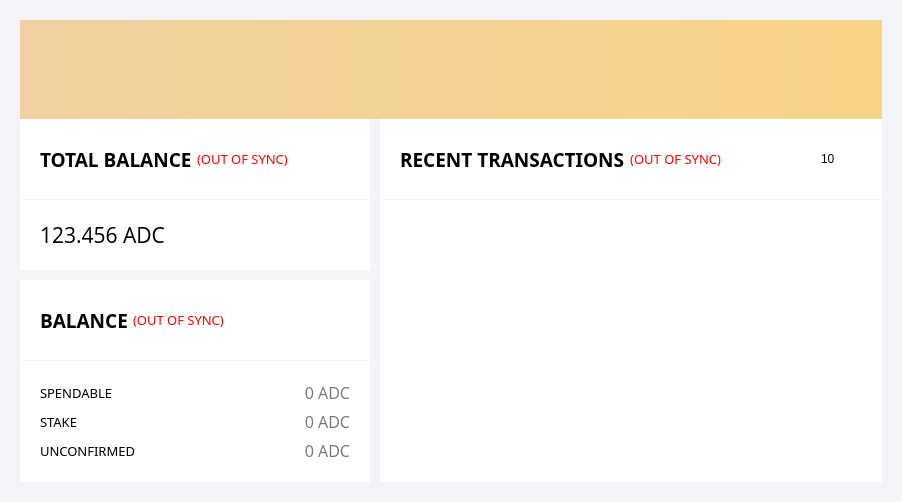
<?xml version="1.0" encoding="UTF-8"?>
<ui version="4.0">
 <class>OverviewPage</class>
 <widget class="QWidget" name="OverviewPage">
  <property name="geometry">
   <rect>
    <x>0</x>
    <y>0</y>
    <width>902</width>
    <height>502</height>
   </rect>
  </property>
  <property name="windowTitle">
   <string>Form</string>
  </property>
  <property name="styleSheet">
   <string notr="true">#OverviewPage { background-color: #f3f4f7; }

QComboBox {
	border: none;
	border-bottom: 2px solid #3cb0e5;
	padding: 0;
	background: white;
	outline: none;
} 

QComboBox {
	border: none;
	padding-right: 5px;
	text-align: right;
}

QComboBox:editable {
	background: white;
}

QComboBox:on {
	padding-top: 3px;
	padding-left: 4px;
	padding-right: 15px;
}

QComboBox::drop-down {
	subcontrol-origin: padding;
	subcontrol-position: top right;
	width: 15px;
	border: none;
}

QComboBox::down-arrow {
	image: url(:/icons/material/black/arrow_down);
}

QComboBox::down-arrow:on {
	image: url(:/icons/material/black/arrow_up);
}</string>
  </property>
  <layout class="QVBoxLayout" name="topLayout" stretch="1,0">
   <property name="spacing">
    <number>0</number>
   </property>
   <property name="leftMargin">
    <number>20</number>
   </property>
   <property name="topMargin">
    <number>20</number>
   </property>
   <property name="rightMargin">
    <number>20</number>
   </property>
   <property name="bottomMargin">
    <number>20</number>
   </property>
   <item>
    <widget class="QLabel" name="labelAlerts">
     <property name="visible">
      <bool>false</bool>
     </property>
     <property name="styleSheet">
      <string notr="true">background-color: qlineargradient(x1: 0, y1: 0, x2: 1, y2: 0, stop:0 #F0D0A0, stop:1 #F8D488);  color:#000000
</string>
     </property>
     <property name="wordWrap">
      <bool>true</bool>
     </property>
     <property name="margin">
      <number>3</number>
     </property>
    </widget>
   </item>
   <item>
    <layout class="QHBoxLayout" name="mainLayout" stretch="2,0">
     <property name="spacing">
      <number>10</number>
     </property>
     <item>
      <widget class="QWidget" name="leftPane" native="true">
       <property name="minimumSize">
        <size>
         <width>350</width>
         <height>0</height>
        </size>
       </property>
       <property name="maximumSize">
        <size>
         <width>350</width>
         <height>16777215</height>
        </size>
       </property>
       <layout class="QVBoxLayout" name="leftPaneLayout" stretch="0,1">
        <property name="spacing">
         <number>10</number>
        </property>
        <property name="leftMargin">
         <number>0</number>
        </property>
        <property name="topMargin">
         <number>0</number>
        </property>
        <property name="rightMargin">
         <number>0</number>
        </property>
        <property name="bottomMargin">
         <number>0</number>
        </property>
        <item>
         <widget class="QWidget" name="totalBalance" native="true">
          <property name="styleSheet">
           <string notr="true">#totalBalanceTitle, #totalBalanceBody { background-color: white; }</string>
          </property>
          <layout class="QVBoxLayout" name="totalBalanceLayout" stretch="0,1">
           <property name="spacing">
            <number>1</number>
           </property>
           <property name="leftMargin">
            <number>0</number>
           </property>
           <property name="topMargin">
            <number>0</number>
           </property>
           <property name="rightMargin">
            <number>0</number>
           </property>
           <property name="bottomMargin">
            <number>0</number>
           </property>
           <item>
            <widget class="QWidget" name="totalBalanceTitle" native="true">
             <property name="sizePolicy">
              <sizepolicy hsizetype="Preferred" vsizetype="Minimum">
               <horstretch>0</horstretch>
               <verstretch>0</verstretch>
              </sizepolicy>
             </property>
             <property name="minimumSize">
              <size>
               <width>0</width>
               <height>80</height>
              </size>
             </property>
             <property name="maximumSize">
              <size>
               <width>16777215</width>
               <height>80</height>
              </size>
             </property>
             <layout class="QHBoxLayout" name="totalBalanceTitleLayout" stretch="0,0,0,0">
              <property name="spacing">
               <number>5</number>
              </property>
              <property name="leftMargin">
               <number>20</number>
              </property>
              <property name="topMargin">
               <number>30</number>
              </property>
              <property name="rightMargin">
               <number>20</number>
              </property>
              <property name="bottomMargin">
               <number>30</number>
              </property>
              <item>
               <widget class="QLabel" name="labelTotalText">
                <property name="font">
                 <font>
                  <family>Montserrat</family>
                  <pointsize>14</pointsize>
                  <weight>75</weight>
                  <bold>true</bold>
                 </font>
                </property>
                <property name="text">
                 <string>TOTAL BALANCE</string>
                </property>
                <property name="alignment">
                 <set>Qt::AlignLeading|Qt::AlignLeft|Qt::AlignVCenter</set>
                </property>
               </widget>
              </item>
              <item>
               <widget class="QLabel" name="totalBalanceSyncStatus">
                <property name="font">
                 <font>
                  <family>Montserrat</family>
                  <pointsize>10</pointsize>
                 </font>
                </property>
                <property name="toolTip">
                 <string>The displayed information may be out of date. Your wallet automatically synchronizes with the Audiocoin network after a connection is established, but this process has not completed yet.</string>
                </property>
                <property name="styleSheet">
                 <string notr="true">QLabel { color: red; }</string>
                </property>
                <property name="text">
                 <string notr="true">(OUT OF SYNC)</string>
                </property>
                <property name="alignment">
                 <set>Qt::AlignLeading|Qt::AlignLeft|Qt::AlignVCenter</set>
                </property>
               </widget>
              </item>
              <item>
               <spacer name="horizontalSpacer_3">
                <property name="orientation">
                 <enum>Qt::Horizontal</enum>
                </property>
                <property name="sizeHint" stdset="0">
                 <size>
                  <width>40</width>
                  <height>20</height>
                 </size>
                </property>
               </spacer>
              </item>
              <item>
               <widget class="QLabel" name="totalBalanceInfo">
                <property name="cursor">
                 <cursorShape>PointingHandCursor</cursorShape>
                </property>
                <property name="text">
                 <string/>
                </property>
                <property name="pixmap">
                 <pixmap resource="../bitcoin.qrc">:/icons/material/blue/question_mark</pixmap>
                </property>
               </widget>
              </item>
             </layout>
            </widget>
           </item>
           <item>
            <widget class="QWidget" name="totalBalanceBody" native="true">
             <property name="sizePolicy">
              <sizepolicy hsizetype="Preferred" vsizetype="Minimum">
               <horstretch>0</horstretch>
               <verstretch>0</verstretch>
              </sizepolicy>
             </property>
             <layout class="QHBoxLayout" name="totalBalanceBodyLayout">
              <property name="spacing">
               <number>0</number>
              </property>
              <property name="leftMargin">
               <number>20</number>
              </property>
              <property name="topMargin">
               <number>20</number>
              </property>
              <property name="rightMargin">
               <number>20</number>
              </property>
              <property name="bottomMargin">
               <number>20</number>
              </property>
              <item>
               <widget class="QLabel" name="labelTotal">
                <property name="font">
                 <font>
                  <family>Open Sans</family>
                  <pointsize>16</pointsize>
                  <weight>50</weight>
                  <bold>false</bold>
                 </font>
                </property>
                <property name="cursor">
                 <cursorShape>IBeamCursor</cursorShape>
                </property>
                <property name="toolTip">
                 <string>Your current total balance</string>
                </property>
                <property name="text">
                 <string notr="true">123.456 ADC</string>
                </property>
                <property name="alignment">
                 <set>Qt::AlignLeading|Qt::AlignLeft|Qt::AlignVCenter</set>
                </property>
                <property name="textInteractionFlags">
                 <set>Qt::LinksAccessibleByMouse|Qt::TextSelectableByKeyboard|Qt::TextSelectableByMouse</set>
                </property>
               </widget>
              </item>
             </layout>
            </widget>
           </item>
          </layout>
         </widget>
        </item>
        <item>
         <widget class="QWidget" name="balance" native="true">
          <property name="styleSheet">
           <string notr="true">#balanceTitle, #balanceBody { background-color: white; }</string>
          </property>
          <layout class="QVBoxLayout" name="balanceLayout" stretch="0,1">
           <property name="spacing">
            <number>1</number>
           </property>
           <property name="leftMargin">
            <number>0</number>
           </property>
           <property name="topMargin">
            <number>0</number>
           </property>
           <property name="rightMargin">
            <number>0</number>
           </property>
           <property name="bottomMargin">
            <number>0</number>
           </property>
           <item>
            <widget class="QWidget" name="balanceTitle" native="true">
             <property name="sizePolicy">
              <sizepolicy hsizetype="Preferred" vsizetype="Minimum">
               <horstretch>0</horstretch>
               <verstretch>0</verstretch>
              </sizepolicy>
             </property>
             <property name="minimumSize">
              <size>
               <width>0</width>
               <height>80</height>
              </size>
             </property>
             <property name="maximumSize">
              <size>
               <width>16777215</width>
               <height>80</height>
              </size>
             </property>
             <layout class="QHBoxLayout" name="balanceTitleLayout">
              <property name="spacing">
               <number>5</number>
              </property>
              <property name="leftMargin">
               <number>20</number>
              </property>
              <property name="topMargin">
               <number>30</number>
              </property>
              <property name="rightMargin">
               <number>20</number>
              </property>
              <property name="bottomMargin">
               <number>30</number>
              </property>
              <item>
               <widget class="QLabel" name="labelBalance">
                <property name="font">
                 <font>
                  <family>Montserrat</family>
                  <pointsize>14</pointsize>
                  <weight>75</weight>
                  <bold>true</bold>
                 </font>
                </property>
                <property name="text">
                 <string>BALANCE</string>
                </property>
               </widget>
              </item>
              <item>
               <widget class="QLabel" name="balanceSyncStatus">
                <property name="font">
                 <font>
                  <family>Montserrat</family>
                  <pointsize>10</pointsize>
                 </font>
                </property>
                <property name="styleSheet">
                 <string notr="true">QLabel { color: red; }</string>
                </property>
                <property name="text">
                 <string>(OUT OF SYNC)</string>
                </property>
               </widget>
              </item>
              <item>
               <spacer name="horizontalSpacer_2">
                <property name="orientation">
                 <enum>Qt::Horizontal</enum>
                </property>
                <property name="sizeHint" stdset="0">
                 <size>
                  <width>40</width>
                  <height>20</height>
                 </size>
                </property>
               </spacer>
              </item>
              <item>
               <widget class="QLabel" name="balanceInfo">
                <property name="cursor">
                 <cursorShape>PointingHandCursor</cursorShape>
                </property>
                <property name="text">
                 <string/>
                </property>
                <property name="pixmap">
                 <pixmap resource="../bitcoin.qrc">:/icons/material/blue/question_mark</pixmap>
                </property>
               </widget>
              </item>
             </layout>
            </widget>
           </item>
           <item>
            <widget class="QWidget" name="balanceBody" native="true">
             <property name="sizePolicy">
              <sizepolicy hsizetype="Expanding" vsizetype="Expanding">
               <horstretch>0</horstretch>
               <verstretch>0</verstretch>
              </sizepolicy>
             </property>
             <layout class="QVBoxLayout" name="verticalLayout" stretch="0,0,0,1">
              <property name="leftMargin">
               <number>20</number>
              </property>
              <property name="topMargin">
               <number>20</number>
              </property>
              <property name="rightMargin">
               <number>20</number>
              </property>
              <property name="bottomMargin">
               <number>20</number>
              </property>
              <item>
               <layout class="QHBoxLayout" name="horizontalLayout">
                <item>
                 <widget class="QLabel" name="labelSpendable">
                  <property name="font">
                   <font>
                    <family>Montserrat</family>
                    <pointsize>10</pointsize>
                    <weight>50</weight>
                    <bold>false</bold>
                   </font>
                  </property>
                  <property name="text">
                   <string>SPENDABLE</string>
                  </property>
                 </widget>
                </item>
                <item>
                 <widget class="QLabel" name="labelSpendableAmount">
                  <property name="sizePolicy">
                   <sizepolicy hsizetype="MinimumExpanding" vsizetype="Preferred">
                    <horstretch>1</horstretch>
                    <verstretch>0</verstretch>
                   </sizepolicy>
                  </property>
                  <property name="font">
                   <font>
                    <family>Open Sans</family>
                    <pointsize>12</pointsize>
                    <weight>50</weight>
                    <bold>false</bold>
                   </font>
                  </property>
                  <property name="cursor">
                   <cursorShape>IBeamCursor</cursorShape>
                  </property>
                  <property name="toolTip">
                   <string>Your current spendable balance</string>
                  </property>
                  <property name="styleSheet">
                   <string notr="true">QLabel { color: #757575; }</string>
                  </property>
                  <property name="text">
                   <string notr="true">0 ADC</string>
                  </property>
                  <property name="alignment">
                   <set>Qt::AlignRight|Qt::AlignTrailing|Qt::AlignVCenter</set>
                  </property>
                  <property name="textInteractionFlags">
                   <set>Qt::LinksAccessibleByMouse|Qt::TextSelectableByKeyboard|Qt::TextSelectableByMouse</set>
                  </property>
                 </widget>
                </item>
               </layout>
              </item>
              <item>
               <layout class="QHBoxLayout" name="horizontalLayout_2">
                <item>
                 <widget class="QLabel" name="labelStake">
                  <property name="font">
                   <font>
                    <family>Montserrat</family>
                    <pointsize>10</pointsize>
                    <weight>50</weight>
                    <bold>false</bold>
                   </font>
                  </property>
                  <property name="text">
                   <string>STAKE</string>
                  </property>
                 </widget>
                </item>
                <item>
                 <widget class="QLabel" name="labelStakeAmount">
                  <property name="sizePolicy">
                   <sizepolicy hsizetype="Expanding" vsizetype="Preferred">
                    <horstretch>1</horstretch>
                    <verstretch>0</verstretch>
                   </sizepolicy>
                  </property>
                  <property name="font">
                   <font>
                    <family>Open Sans</family>
                    <pointsize>12</pointsize>
                    <weight>50</weight>
                    <bold>false</bold>
                   </font>
                  </property>
                  <property name="cursor">
                   <cursorShape>IBeamCursor</cursorShape>
                  </property>
                  <property name="toolTip">
                   <string>Total of coins that was staked, and do not yet count toward the current balance</string>
                  </property>
                  <property name="styleSheet">
                   <string notr="true">QLabel { color: #757575; }</string>
                  </property>
                  <property name="text">
                   <string notr="true">0 ADC</string>
                  </property>
                  <property name="alignment">
                   <set>Qt::AlignRight|Qt::AlignTrailing|Qt::AlignVCenter</set>
                  </property>
                  <property name="textInteractionFlags">
                   <set>Qt::LinksAccessibleByMouse|Qt::TextSelectableByKeyboard|Qt::TextSelectableByMouse</set>
                  </property>
                 </widget>
                </item>
               </layout>
              </item>
              <item>
               <layout class="QHBoxLayout" name="horizontalLayout_3">
                <item>
                 <widget class="QLabel" name="labelUnconfirmed">
                  <property name="font">
                   <font>
                    <family>Montserrat</family>
                    <pointsize>10</pointsize>
                    <weight>50</weight>
                    <bold>false</bold>
                   </font>
                  </property>
                  <property name="text">
                   <string>UNCONFIRMED</string>
                  </property>
                 </widget>
                </item>
                <item>
                 <widget class="QLabel" name="labelUnconfirmedAmount">
                  <property name="sizePolicy">
                   <sizepolicy hsizetype="Preferred" vsizetype="Preferred">
                    <horstretch>1</horstretch>
                    <verstretch>0</verstretch>
                   </sizepolicy>
                  </property>
                  <property name="font">
                   <font>
                    <family>Open Sans</family>
                    <pointsize>12</pointsize>
                    <weight>50</weight>
                    <bold>false</bold>
                   </font>
                  </property>
                  <property name="cursor">
                   <cursorShape>IBeamCursor</cursorShape>
                  </property>
                  <property name="toolTip">
                   <string>Total of transactions that have yet to be confirmed, and do not yet count toward the current balance</string>
                  </property>
                  <property name="styleSheet">
                   <string notr="true">QLabel { color: #757575; }</string>
                  </property>
                  <property name="text">
                   <string notr="true">0 ADC</string>
                  </property>
                  <property name="alignment">
                   <set>Qt::AlignRight|Qt::AlignTrailing|Qt::AlignVCenter</set>
                  </property>
                  <property name="textInteractionFlags">
                   <set>Qt::LinksAccessibleByMouse|Qt::TextSelectableByKeyboard|Qt::TextSelectableByMouse</set>
                  </property>
                 </widget>
                </item>
               </layout>
              </item>
              <item>
               <spacer name="verticalSpacer_2">
                <property name="orientation">
                 <enum>Qt::Vertical</enum>
                </property>
                <property name="sizeHint" stdset="0">
                 <size>
                  <width>20</width>
                  <height>0</height>
                 </size>
                </property>
               </spacer>
              </item>
             </layout>
            </widget>
           </item>
          </layout>
         </widget>
        </item>
       </layout>
      </widget>
     </item>
     <item>
      <widget class="QWidget" name="rightPane" native="true">
       <property name="sizePolicy">
        <sizepolicy hsizetype="Preferred" vsizetype="Expanding">
         <horstretch>0</horstretch>
         <verstretch>0</verstretch>
        </sizepolicy>
       </property>
       <property name="minimumSize">
        <size>
         <width>500</width>
         <height>0</height>
        </size>
       </property>
       <layout class="QVBoxLayout" name="rightPaneLayout">
        <property name="spacing">
         <number>0</number>
        </property>
        <property name="leftMargin">
         <number>0</number>
        </property>
        <property name="topMargin">
         <number>0</number>
        </property>
        <property name="rightMargin">
         <number>0</number>
        </property>
        <property name="bottomMargin">
         <number>0</number>
        </property>
        <item>
         <widget class="QWidget" name="recentTransactions" native="true">
          <property name="sizePolicy">
           <sizepolicy hsizetype="Preferred" vsizetype="Preferred">
            <horstretch>0</horstretch>
            <verstretch>0</verstretch>
           </sizepolicy>
          </property>
          <property name="styleSheet">
           <string notr="true">#recentTransactionsTitle, #recentTransactionsBody, #scrollAreaContents, #listTransactions { background-color: white; }</string>
          </property>
          <layout class="QVBoxLayout" name="recentTransactionsLayout" stretch="0,1">
           <property name="spacing">
            <number>1</number>
           </property>
           <property name="leftMargin">
            <number>0</number>
           </property>
           <property name="topMargin">
            <number>0</number>
           </property>
           <property name="rightMargin">
            <number>0</number>
           </property>
           <property name="bottomMargin">
            <number>0</number>
           </property>
           <item>
            <widget class="QWidget" name="recentTransactionsTitle" native="true">
             <property name="enabled">
              <bool>true</bool>
             </property>
             <property name="minimumSize">
              <size>
               <width>0</width>
               <height>80</height>
              </size>
             </property>
             <property name="maximumSize">
              <size>
               <width>16777215</width>
               <height>80</height>
              </size>
             </property>
             <layout class="QHBoxLayout" name="recentTransactionsTitleLayout" stretch="0,0,1,0">
              <property name="spacing">
               <number>5</number>
              </property>
              <property name="leftMargin">
               <number>20</number>
              </property>
              <property name="topMargin">
               <number>30</number>
              </property>
              <property name="rightMargin">
               <number>20</number>
              </property>
              <property name="bottomMargin">
               <number>30</number>
              </property>
              <item>
               <widget class="QLabel" name="recentTransactionsLabel">
                <property name="font">
                 <font>
                  <family>Montserrat</family>
                  <pointsize>14</pointsize>
                  <weight>75</weight>
                  <bold>true</bold>
                 </font>
                </property>
                <property name="text">
                 <string>RECENT TRANSACTIONS</string>
                </property>
                <property name="textFormat">
                 <enum>Qt::PlainText</enum>
                </property>
               </widget>
              </item>
              <item>
               <widget class="QLabel" name="transactionsSyncStatus">
                <property name="font">
                 <font>
                  <family>Montserrat</family>
                  <pointsize>10</pointsize>
                 </font>
                </property>
                <property name="toolTip">
                 <string>The displayed information may be out of date. Your wallet automatically synchronizes with the Audiocoin network after a connection is established, but this process has not completed yet.</string>
                </property>
                <property name="styleSheet">
                 <string notr="true">QLabel { color: red; }</string>
                </property>
                <property name="text">
                 <string notr="true">(OUT OF SYNC)</string>
                </property>
                <property name="alignment">
                 <set>Qt::AlignLeading|Qt::AlignLeft|Qt::AlignRight|Qt::AlignTrailing|Qt::AlignVCenter</set>
                </property>
               </widget>
              </item>
              <item>
               <spacer name="horizontalSpacer">
                <property name="orientation">
                 <enum>Qt::Horizontal</enum>
                </property>
                <property name="sizeHint" stdset="0">
                 <size>
                  <width>203</width>
                  <height>20</height>
                 </size>
                </property>
               </spacer>
              </item>
              <item>
               <widget class="QComboBox" name="transactionCountSelect">
                <property name="sizePolicy">
                 <sizepolicy hsizetype="Minimum" vsizetype="Fixed">
                  <horstretch>0</horstretch>
                  <verstretch>0</verstretch>
                 </sizepolicy>
                </property>
                <property name="cursor">
                 <cursorShape>PointingHandCursor</cursorShape>
                </property>
                <property name="focusPolicy">
                 <enum>Qt::NoFocus</enum>
                </property>
                <property name="styleSheet">
                 <string notr="true">QLineEdit {
    border: none;
    border-bottom: 2px solid #3cb0e5;
    padding: 3px 0;
    background: white;
    outline: none;
}

QComboBox {
    border: none;
    padding-right: 5px;
    text-align: right;
}

QComboBox:editable {
    background: white;
}

QComboBox:on { /* shift the text when the popup opens */
    padding-top: 3px;
    padding-left: 4px;
    padding-right: 15px;
}

QComboBox::drop-down {
    subcontrol-origin: padding;
    subcontrol-position: top right;
    width: 15px;
    border: none;
}

QComboBox::down-arrow {
    image: url(:/icons/material/black/arrow_down);
}

QComboBox::down-arrow:on { /* shift the arrow when popup is open */
    image: url(:/icons/material/black/arrow_up);
}</string>
                </property>
                <property name="editable">
                 <bool>true</bool>
                </property>
                <property name="currentText">
                 <string>10</string>
                </property>
                <property name="currentIndex">
                 <number>1</number>
                </property>
                <item>
                 <property name="text">
                  <string>5</string>
                 </property>
                </item>
                <item>
                 <property name="text">
                  <string>10</string>
                 </property>
                </item>
                <item>
                 <property name="text">
                  <string>25</string>
                 </property>
                </item>
                <item>
                 <property name="text">
                  <string>50</string>
                 </property>
                </item>
                <item>
                 <property name="text">
                  <string>100</string>
                 </property>
                </item>
               </widget>
              </item>
             </layout>
            </widget>
           </item>
           <item>
            <widget class="QWidget" name="recentTransactionsBody" native="true">
             <property name="sizePolicy">
              <sizepolicy hsizetype="Preferred" vsizetype="MinimumExpanding">
               <horstretch>0</horstretch>
               <verstretch>0</verstretch>
              </sizepolicy>
             </property>
             <layout class="QHBoxLayout" name="horizontalLayout_4" stretch="0">
              <property name="spacing">
               <number>0</number>
              </property>
              <property name="leftMargin">
               <number>0</number>
              </property>
              <property name="topMargin">
               <number>0</number>
              </property>
              <property name="rightMargin">
               <number>0</number>
              </property>
              <property name="bottomMargin">
               <number>0</number>
              </property>
              <item>
               <widget class="QScrollArea" name="scrollArea">
                <property name="sizePolicy">
                 <sizepolicy hsizetype="Expanding" vsizetype="Expanding">
                  <horstretch>0</horstretch>
                  <verstretch>0</verstretch>
                 </sizepolicy>
                </property>
                <property name="frameShape">
                 <enum>QFrame::NoFrame</enum>
                </property>
                <property name="frameShadow">
                 <enum>QFrame::Plain</enum>
                </property>
                <property name="lineWidth">
                 <number>0</number>
                </property>
                <property name="verticalScrollBarPolicy">
                 <enum>Qt::ScrollBarAsNeeded</enum>
                </property>
                <property name="widgetResizable">
                 <bool>true</bool>
                </property>
                <widget class="QWidget" name="scrollAreaContents">
                 <property name="geometry">
                  <rect>
                   <x>0</x>
                   <y>0</y>
                   <width>500</width>
                   <height>379</height>
                  </rect>
                 </property>
                 <property name="sizePolicy">
                  <sizepolicy hsizetype="Preferred" vsizetype="Expanding">
                   <horstretch>0</horstretch>
                   <verstretch>0</verstretch>
                  </sizepolicy>
                 </property>
                 <layout class="QVBoxLayout" name="scrollAreaContentsLayout" stretch="1,0">
                  <property name="spacing">
                   <number>0</number>
                  </property>
                  <property name="leftMargin">
                   <number>0</number>
                  </property>
                  <property name="topMargin">
                   <number>0</number>
                  </property>
                  <property name="rightMargin">
                   <number>0</number>
                  </property>
                  <property name="bottomMargin">
                   <number>0</number>
                  </property>
                  <item>
                   <widget class="QListView" name="listTransactions">
                    <property name="sizePolicy">
                     <sizepolicy hsizetype="Expanding" vsizetype="Expanding">
                      <horstretch>0</horstretch>
                      <verstretch>1</verstretch>
                     </sizepolicy>
                    </property>
                    <property name="frameShape">
                     <enum>QFrame::NoFrame</enum>
                    </property>
                    <property name="frameShadow">
                     <enum>QFrame::Plain</enum>
                    </property>
                    <property name="lineWidth">
                     <number>0</number>
                    </property>
                    <property name="movement">
                     <enum>QListView::Free</enum>
                    </property>
                   </widget>
                  </item>
                  <item>
                   <spacer name="verticalSpacer">
                    <property name="orientation">
                     <enum>Qt::Vertical</enum>
                    </property>
                    <property name="sizeHint" stdset="0">
                     <size>
                      <width>20</width>
                      <height>0</height>
                     </size>
                    </property>
                   </spacer>
                  </item>
                 </layout>
                </widget>
               </widget>
              </item>
             </layout>
            </widget>
           </item>
          </layout>
         </widget>
        </item>
       </layout>
      </widget>
     </item>
    </layout>
   </item>
  </layout>
 </widget>
 <resources>
  <include location="../bitcoin.qrc"/>
 </resources>
 <connections/>
</ui>
